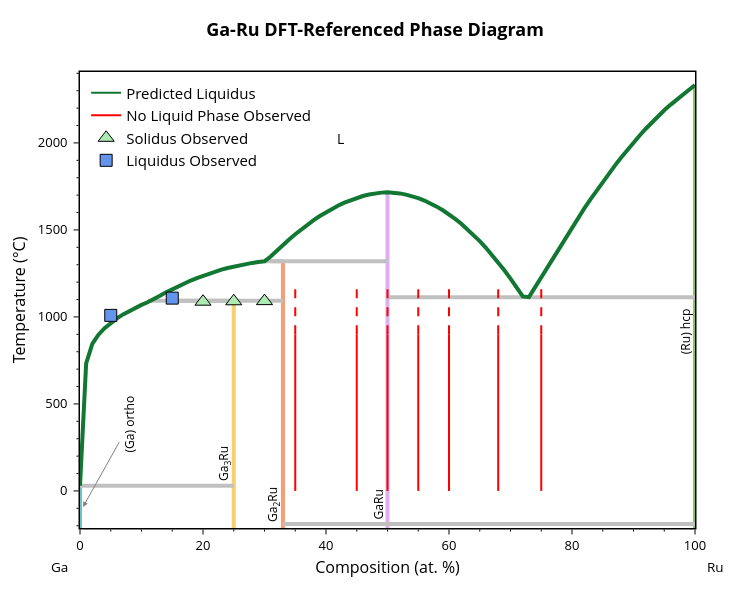

The cell this chart's notebook holds for it:
### Markdown cell above
## 3 - Refine liquid parameters using measured constraints

We first adjust the solid phases with the convex hull editor, then use the measured liquidus to refine the non-ideal mixing parameters. The `ConvexHullEditor` is initialized directly from the `BinaryLiquid`; its temperature slider shows the Gibbs hull `G = H - T*S`, and `apply()` writes the edited hull and phase list (with entropies) back to the object.

### Code cell
import numpy as np
from gliquid.binary import _x_vals
from gliquid.hull_editor import ConvexHullEditor

def optimize_predicted_params(bl: BinaryLiquid, known_points: list, predicted_params: list) -> tuple:

    hull_points = np.array([[p['comp'], p['enthalpy']] for p in bl.phases if 'comp' in p])
    bl.eqs['h_hull_interp'] = np.interp(_x_vals[1:-1], hull_points[:, 0], hull_points[:, 1])
    bl.comp_range_fit_lim = 0
    bl.init_error = False
    bl.max_liq_temp = max(v['T_fusion'] for v in bl.component_data.values())
    bl.min_liq_temp = min(v['T_fusion'] for v in bl.component_data.values())
    bl.digitized_liq = [[p[0], p[1]] for p in known_points]

    mae, _, _, _ = bl.calculate_deviation_metrics(ignored_ranges=False, allow_sparse_data=True)
    print(f"Known points (Kelvin): {known_points}")
    print(f"Liquidus MAE from known points: {int(mae)}K")

    print(f"Original predicted parameters: {predicted_params}")

    bl.fit_parameters(verbose=True, max_iter=128, check_phase_mismatch=False, allow_sparse_data=True, 
                      disable_inv_constrs=True, params_init=predicted_params)
    
    print(f"Adjusted parameters: {bl.get_params()}")
    return bl.get_params()


# Edit the solid phases with the convex hull editor (initialized from the BinaryLiquid).
# GaRu sits just above the T=0 DFT hull, but its configurational entropy stabilizes it at
# the assessment temperature; Ga3Ru is given a small negative entropy. Entropies are in
# eV/atom/K (to match the eV/atom energy axis); 1.057e-4 eV/atom/K = 10.2 J/mol-atom/K.
t_assess = 1108 + 273.15  # assessment temperature (K) at which the Gibbs hull is evaluated
editor = ConvexHullEditor(bl)
editor.set_temperature(t_assess)
editor.modify_entry(editor.find_entry(name='Ga3Ru'), new_entropy=-1.4, units='J/mol') # = -1.4 J/mol-atom/K
editor.modify_entry(editor.find_entry(name='GaRu'), new_entropy=8.7, units='J/mol')  # = 10.2 J/mol-atom/K
editor.display()   # interactive: inspect the Gibbs hull and tune values with the temperature slider
editor.apply()

print("Solid phase energies (eV/atom, eV/atom/K):")
for p in bl.phases:
    if 'comp' in p:
        print(f"  {p['name']:<22} Ef={p['enthalpy']/96485:+.3f}  S={p.get('entropy', 0)/96485:+.2e}")
print("-" * 30)

# Reformat measured liquidus points to [at. fraction, Kelvin]
measured_liq_points = [[p[0]/100.0, p[1]+273.15] for p in liquidus_points]
measured_liq_points.append([0.73, 1125+273.15]) # Add suspected pre-melting point to stabilize optimization
adj_params = optimize_predicted_params(bl, measured_liq_points, pred_params)
bl.temp_range = [253, 1000]
bl.update_phase_points()
blp = BLPlotter(bl)
fig = blp.get_plot('pred')
add_experimental_traces(fig)
fig.show()

### Figure 1 — Plotly figure (JSON) as saved in the notebook; plotly's stock layout.template omitted (floating-point values rounded to 4 significant figures)
{"data": [{"hovertemplate": "label=alpha-Ga (orthorhombic)<br>x=%{x}<br>t=%{y}<extra></extra>", "legendgroup": "alpha-Ga (orthorhombic)", "line": {"color": "rgb(102, 197, 204)", "dash": "solid", "width": 4}, "marker": {"symbol": "circle"}, "mode": "lines", "name": "alpha-Ga (orthorhombic)", "orientation": "v", "showlegend": false, "type": "scatter", "x": [0, 0], "xaxis": "x", "y": [29.75, -273.1], "yaxis": "y"}, {"hovertemplate": "label=Ga3Ru<br>x=%{x}<br>t=%{y}<extra></extra>", "legendgroup": "Ga3Ru", "line": {"color": "rgb(246, 207, 113)", "dash": "solid", "width": 4}, "marker": {"symbol": "circle"}, "mode": "lines", "name": "Ga3Ru", "orientation": "v", "showlegend": false, "type": "scatter", "x": [25, 25, 25, 25, 25, 25, 25, 25, 25, 25, 25, 25, 25, 25, 25], "xaxis": "x", "y": [29.75, -5484.0, 966.1, 935.5, 897.5, 732.7, 845.2, 1015.0, 992.0, 1035.0, 1069.0, 1053.0, 1084.0, 1092.0, -273.1], "yaxis": "y"}, {"hovertemplate": "label=Ga2Ru<br>x=%{x}<br>t=%{y}<extra></extra>", "legendgroup": "Ga2Ru", "line": {"color": "rgb(248, 156, 116)", "dash": "solid", "width": 4}, "marker": {"symbol": "circle"}, "mode": "lines", "name": "Ga2Ru", "orientation": "v", "showlegend": false, "type": "scatter", "x": [33, 33, 33, 33, 33, 33, 33, 33, 33, 33, 33, 33, 33, 33, 33, 33, 33, 33, 33, 33, 33, 33, 33, 33], "xaxis": "x", "y": [-5484.0, -190.0, 1310.0, 1290.0, 1122.0, 1305.0, 1298.0, 1261.0, 1160.0, 1141.0, 1223.0, 1177.0, 1281.0, 1271.0, 1092.0, 1101.0, 1249.0, 1237.0, 1320.0, 1209.0, 1194.0, 1315.0, 1319.0, -273.1], "yaxis": "y"}, {"hovertemplate": "label=GaRu<br>x=%{x}<br>t=%{y}<extra></extra>", "legendgroup": "GaRu", "line": {"color": "rgb(220, 176, 242)", "dash": "solid", "width": 4}, "marker": {"symbol": "circle"}, "mode": "lines", "name": "GaRu", "orientation": "v", "showlegend": false, "type": "scatter", "x": [50, 50, 50, 50, 50, 50, 50, 50, 50, 50, 50, 50, 50, 50, 50, 50, 50, 50, 50, 50, 50, 50, 50, 50, 50, 50, 50, 50, 50, 50, 50, 50, 50, 50, 50, 50, 50, 50, 50, 50, 50, 50, 50, 50, 50, 50], "xaxis": "x", "y": [-190.0, 1114.0, 1622.0, 1475.0, 1556.0, 1710.0, 1714.0, 1717.0, 1694.0, 1703.0, 1714.0, 1710.0, 1535.0, 1563.0, 1613.0, 1589.0, 1682.0, 1669.0, 1634.0, 1652.0, 1170.0, 1118.0, 1504.0, 1471.0, 1397.0, 1435.0, 1220.0, 1268.0, 1357.0, 1314.0, 1703.0, 1695.0, 1672.0, 1684.0, 1657.0, 1640.0, 1530.0, 1504.0, 1602.0, 1580.0, 1445.0, 1414.0, 1381.0, 1320.0, 1347.0, -273.1], "yaxis": "y"}, {"hovertemplate": "label=hcp-Ru<br>x=%{x}<br>t=%{y}<extra></extra>", "legendgroup": "hcp-Ru", "line": {"color": "rgb(135, 197, 95)", "dash": "solid", "width": 4}, "marker": {"symbol": "circle"}, "mode": "lines", "name": "hcp-Ru", "orientation": "v", "showlegend": false, "type": "scatter", "x": [100, 100, 100, 100, 100, 100, 100, 100, 100, 100, 100, 100, 100, 100, 100, 100, 100, 100, 100, 100, 100, 100, 100, 100, 100, 100, 100, 100, 100, 100, 100], "xaxis": "x", "y": [-5484.0, -190.0, 2333.0, 2276.0, 2302.0, 2187.0, 2248.0, 2219.0, 1824.0, 2082.0, 1960.0, 1114.0, 2119.0, 2154.0, 1516.0, 1571.0, 1676.0, 1624.0, 1727.0, 1776.0, 2002.0, 2043.0, 1871.0, 1916.0, 1461.0, 1405.0, 1289.0, 1347.0, 1230.0, 1170.0, -273.1], "yaxis": "y"}, {"hovertemplate": "x=%{x}<br>y=%{y}<extra></extra>", "legendgroup": "", "line": {"color": "Silver", "dash": "solid", "width": 4}, "marker": {"symbol": "circle"}, "mode": "lines", "name": "", "orientation": "v", "showlegend": false, "type": "scatter", "x": [50, 100], "xaxis": "x", "y": [1114.0, 1114.0], "yaxis": "y"}, {"hovertemplate": "x=%{x}<br>y=%{y}<extra></extra>", "legendgroup": "", "line": {"color": "Silver", "dash": "solid", "width": 4}, "marker": {"symbol": "circle"}, "mode": "lines", "name": "", "orientation": "v", "showlegend": false, "type": "scatter", "x": [25, 100], "xaxis": "x", "y": [-5484.0, -5484.0], "yaxis": "y"}, {"hovertemplate": "x=%{x}<br>y=%{y}<extra></extra>", "legendgroup": "", "line": {"color": "Silver", "dash": "solid", "width": 4}, "marker": {"symbol": "circle"}, "mode": "lines", "name": "", "orientation": "v", "showlegend": false, "type": "scatter", "x": [33, 100], "xaxis": "x", "y": [-190.0, -190.0], "yaxis": "y"}, {"hovertemplate": "x=%{x}<br>y=%{y}<extra></extra>", "legendgroup": "", "line": {"color": "Silver", "dash": "solid", "width": 4}, "marker": {"symbol": "circle"}, "mode": "lines", "name": "", "orientation": "v", "showlegend": false, "type": "scatter", "x": [11, 33], "xaxis": "x", "y": [1092.0, 1092.0], "yaxis": "y"}, {"hovertemplate": "x=%{x}<br>y=%{y}<extra></extra>", "legendgroup": "", "line": {"color": "Silver", "dash": "solid", "width": 4}, "marker": {"symbol": "circle"}, "mode": "lines", "name": "", "orientation": "v", "showlegend": false, "type": "scatter", "x": [30, 50], "xaxis": "x", "y": [1320.0, 1320.0], "yaxis": "y"}, {"hovertemplate": "x=%{x}<br>y=%{y}<extra></extra>", "legendgroup": "", "line": {"color": "Silver", "dash": "solid", "width": 4}, "marker": {"symbol": "circle"}, "mode": "lines", "name": "", "orientation": "v", "showlegend": false, "type": "scatter", "x": [0, 25], "xaxis": "x", "y": [29.75, 29.75], "yaxis": "y"}, {"hovertemplate": "x=%{x}<br>y=%{y}<extra></extra>", "legendgroup": "", "line": {"color": "Silver", "dash": "solid", "width": 4}, "marker": {"symbol": "circle"}, "mode": "lines", "name": "", "orientation": "v", "showlegend": false, "type": "scatter", "x": [25, 14.0], "xaxis": "x", "y": [1092.0, 1092.0], "yaxis": "y"}, {"hovertemplate": "x=%{x}<br>y=%{y}<extra></extra>", "legendgroup": "", "line": {"color": "Silver", "dash": "solid", "width": 4}, "marker": {"symbol": "circle"}, "mode": "lines", "name": "", "orientation": "v", "showlegend": false, "type": "scatter", "x": [33, 31], "xaxis": "x", "y": [1320.0, 1320.0], "yaxis": "y"}, {"hovertemplate": "label=L<br>x=%{x}<br>t=%{y}<extra></extra>", "legendgroup": "L", "line": {"color": "#117733", "dash": "solid", "width": 4}, "marker": {"symbol": "circle"}, "mode": "lines", "name": "L", "orientation": "v", "showlegend": false, "type": "scatter", "x": [0, 1, 2, 3, 4, 5, 6, 7.0, 8, 9, 10, 11, 12, 13, 14.0, 15, 16, 17, 18, 19, 20, 21, 22, 23, 24, 25, 26, 27, 28.0, 29.0, 30, 31, 32, 33, 34, 35, 36, 37, 38, 39, 40, 41, 42, 43, 44, 45, 46, 47, 48, 49, 50, 51, 52, 53, 54, 55.0, 56.0, 57.0, 58.0, 59, 60, 61, 62, 63, 64, 65, 66, 67, 68, 69, 70, 71, 72, 73, 74, 75, 76, 77, 78, 79, 80, 81, 82, 83, 84, 85, 86, 87, 88, 89, 90, 91, 92, 93, 94, 95, 96, 97, 98, 99, 100], "xaxis": "x", "y": [29.75, 732.7, 845.2, 897.5, 935.5, 966.1, 992.0, 1015.0, 1035.0, 1053.0, 1069.0, 1084.0, 1101.0, 1122.0, 1141.0, 1160.0, 1177.0, 1194.0, 1209.0, 1223.0, 1237.0, 1249.0, 1261.0, 1271.0, 1281.0, 1290.0, 1298.0, 1305.0, 1310.0, 1315.0, 1319.0, 1347.0, 1381.0, 1414.0, 1445.0, 1475.0, 1504.0, 1530.0, 1556.0, 1580.0, 1602.0, 1622.0, 1640.0, 1657.0, 1672.0, 1684.0, 1695.0, 1703.0, 1710.0, 1714.0, 1717.0, 1714.0, 1710.0, 1703.0, 1694.0, 1682.0, 1669.0, 1652.0, 1634.0, 1613.0, 1589.0, 1563.0, 1535.0, 1504.0, 1471.0, 1435.0, 1397.0, 1357.0, 1314.0, 1268.0, 1220.0, 1170.0, 1118.0, 1114.0, 1170.0, 1230.0, 1289.0, 1347.0, 1405.0, 1461.0, 1516.0, 1571.0, 1624.0, 1676.0, 1727.0, 1776.0, 1824.0, 1871.0, 1916.0, 1960.0, 2002.0, 2043.0, 2082.0, 2119.0, 2154.0, 2187.0, 2219.0, 2248.0, 2276.0, 2302.0, 2333.0], "yaxis": "y"}, {"marker": {"color": "#117733"}, "mode": "lines", "name": "Predicted Liquidus", "showlegend": true, "type": "scatter", "x": [null], "y": [null]}, {"line": {"color": "red", "width": 2}, "mode": "lines", "name": "No Liquid Phase Observed", "showlegend": true, "type": "scatter", "x": [35, 35], "y": [0, 900]}, {"line": {"color": "red", "dash": "dash", "width": 2}, "mode": "lines", "showlegend": false, "type": "scatter", "x": [35, 35], "y": [900, 1200]}, {"line": {"color": "red", "width": 2}, "mode": "lines", "showlegend": false, "type": "scatter", "x": [45, 45], "y": [0, 900]}, {"line": {"color": "red", "dash": "dash", "width": 2}, "mode": "lines", "showlegend": false, "type": "scatter", "x": [45, 45], "y": [900, 1200]}, {"line": {"color": "red", "width": 2}, "mode": "lines", "showlegend": false, "type": "scatter", "x": [50, 50], "y": [0, 900]}, {"line": {"color": "red", "dash": "dash", "width": 2}, "mode": "lines", "showlegend": false, "type": "scatter", "x": [50, 50], "y": [900, 1200]}, {"line": {"color": "red", "width": 2}, "mode": "lines", "showlegend": false, "type": "scatter", "x": [55, 55], "y": [0, 900]}, {"line": {"color": "red", "dash": "dash", "width": 2}, "mode": "lines", "showlegend": false, "type": "scatter", "x": [55, 55], "y": [900, 1200]}, {"line": {"color": "red", "width": 2}, "mode": "lines", "showlegend": false, "type": "scatter", "x": [60, 60], "y": [0, 900]}, {"line": {"color": "red", "dash": "dash", "width": 2}, "mode": "lines", "showlegend": false, "type": "scatter", "x": [60, 60], "y": [900, 1200]}, {"line": {"color": "red", "width": 2}, "mode": "lines", "showlegend": false, "type": "scatter", "x": [68, 68], "y": [0, 900]}, {"line": {"color": "red", "dash": "dash", "width": 2}, "mode": "lines", "showlegend": false, "type": "scatter", "x": [68, 68], "y": [900, 1200]}, {"line": {"color": "red", "width": 2}, "mode": "lines", "showlegend": false, "type": "scatter", "x": [75, 75], "y": [0, 900]}, {"line": {"color": "red", "dash": "dash", "width": 2}, "mode": "lines", "showlegend": false, "type": "scatter", "x": [75, 75], "y": [900, 1200]}, {"marker": {"color": "#ADEBB3", "line": {"color": "black", "width": 1}, "size": 14, "symbol": "triangle-up"}, "mode": "markers", "name": "Solidus Observed", "type": "scatter", "x": [20, 25, 30], "y": [1088.0, 1090.0, 1091.0]}, {"marker": {"color": "cornflowerblue", "line": {"color": "black", "width": 1}, "size": 12, "symbol": "square"}, "mode": "markers", "name": "Liquidus Observed", "type": "scatter", "x": [5, 15], "y": [1009.0, 1108.0]}], "layout": {"annotations": [{"arrowcolor": "gray", "arrowhead": 2, "arrowwidth": 1, "ax": 46.12, "ay": -82.62, "font": {"color": "black", "size": 12}, "showarrow": true, "text": "(Ga) ortho", "textangle": -90, "x": 0.5, "xanchor": "center", "y": -91.63, "yanchor": "middle"}, {"font": {"color": "black", "size": 12}, "showarrow": false, "text": "(Ru) hcp", "textangle": -90, "x": 98.5, "xanchor": "center", "y": 916.8, "yanchor": "middle"}, {"font": {"color": "black", "size": 12}, "showarrow": false, "text": "Ga<sub>3</sub>Ru", "textangle": -90, "x": 23.5, "xanchor": "center", "y": 158.4, "yanchor": "middle"}, {"font": {"color": "black", "size": 12}, "showarrow": false, "text": "Ga<sub>2</sub>Ru", "textangle": -90, "x": 31.5, "xanchor": "center", "y": -76.47, "yanchor": "middle"}, {"font": {"color": "black", "size": 12}, "showarrow": false, "text": "GaRu", "textangle": -90, "x": 48.5, "xanchor": "center", "y": -75.84, "yanchor": "middle"}, {"font": {"color": "black", "size": 14}, "showarrow": false, "text": "L", "x": 42.31, "y": 2027.0}, {"font": {"color": "black", "size": 13.5}, "showarrow": false, "text": "Ga", "x": -0.05, "xanchor": "left", "xref": "paper", "y": -0.086, "yanchor": "middle", "yref": "paper"}, {"font": {"color": "black", "size": 13.5}, "showarrow": false, "text": "Ru", "x": 1.05, "xanchor": "right", "xref": "paper", "y": -0.086, "yanchor": "middle", "yref": "paper"}], "font": {"color": "black", "size": 13}, "height": 600, "legend": {"font": {"size": 15}, "x": 0.01, "xanchor": "left", "y": 0.99, "yanchor": "top"}, "margin": {"b": 72, "r": 55, "t": 72}, "plot_bgcolor": "white", "showlegend": true, "title": {"font": {"color": "black", "size": 18}, "text": "<b>Ga-Ru DFT-Referenced Phase Diagram</b>", "x": 0.5, "xanchor": "center", "yanchor": "bottom"}, "width": 750, "xaxis": {"linecolor": "black", "linewidth": 1.5, "minor": {"nticks": 5, "tickcolor": "black", "ticklen": 2, "ticks": "outside", "tickwidth": 1}, "mirror": true, "range": [0, 100], "showline": true, "tickcolor": "black", "tickformat": ".0f", "ticklen": 5, "ticks": "outside", "tickwidth": 1, "title": {"font": {"size": 16}, "standoff": 8, "text": "Composition (at. %)"}}, "yaxis": {"linecolor": "black", "linewidth": 1.5, "minor": {"nticks": 5, "tickcolor": "black", "ticklen": 2, "ticks": "outside", "tickwidth": 1}, "mirror": true, "range": [-213.0, 2408.0], "showline": true, "tickcolor": "black", "ticklen": 5, "ticks": "outside", "ticksuffix": " ", "tickwidth": 1, "title": {"font": {"size": 16}, "standoff": 8, "text": "Temperature (°C)"}}}}
